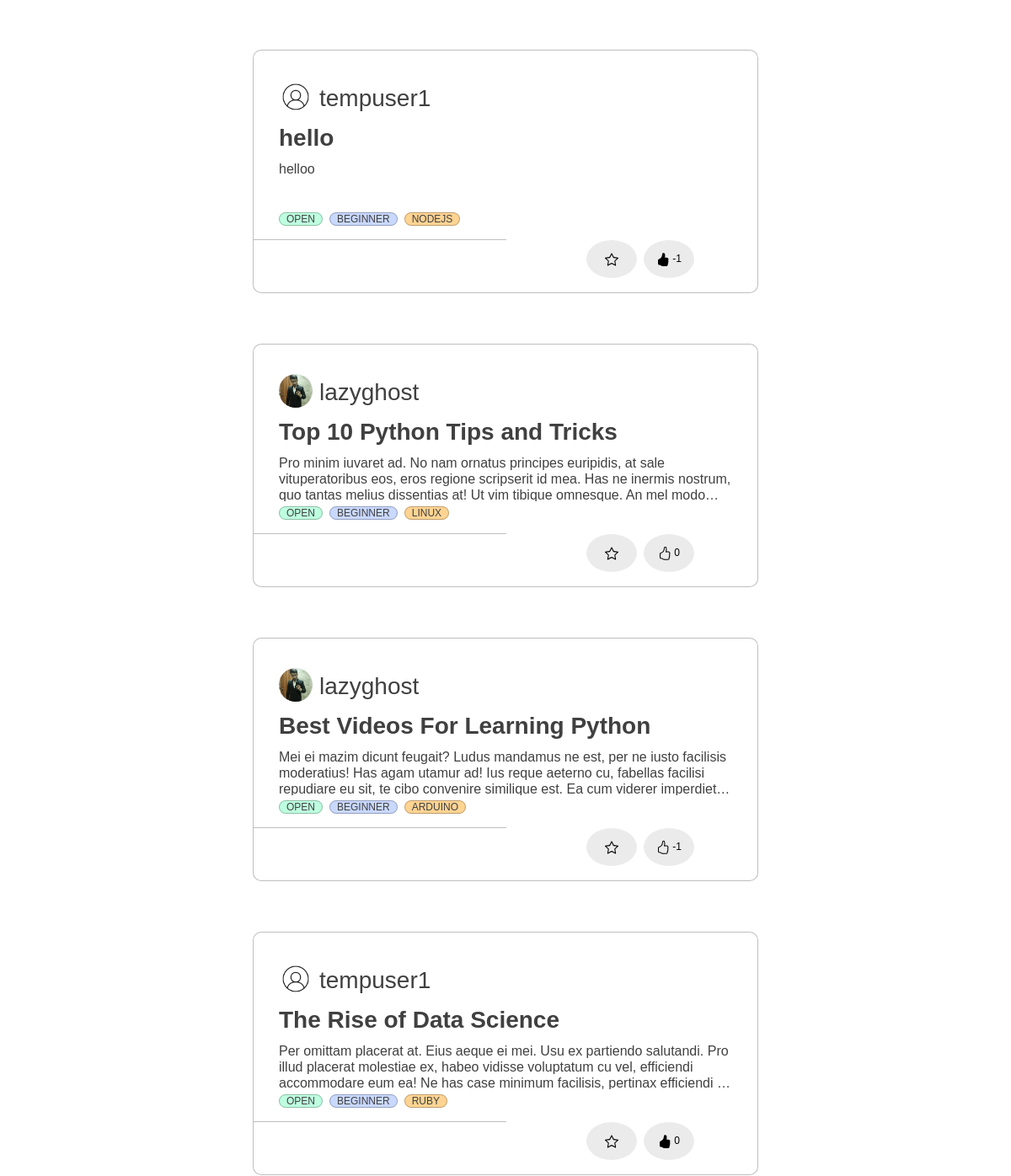
Page / (signed in, middle part) on the earlier database version.
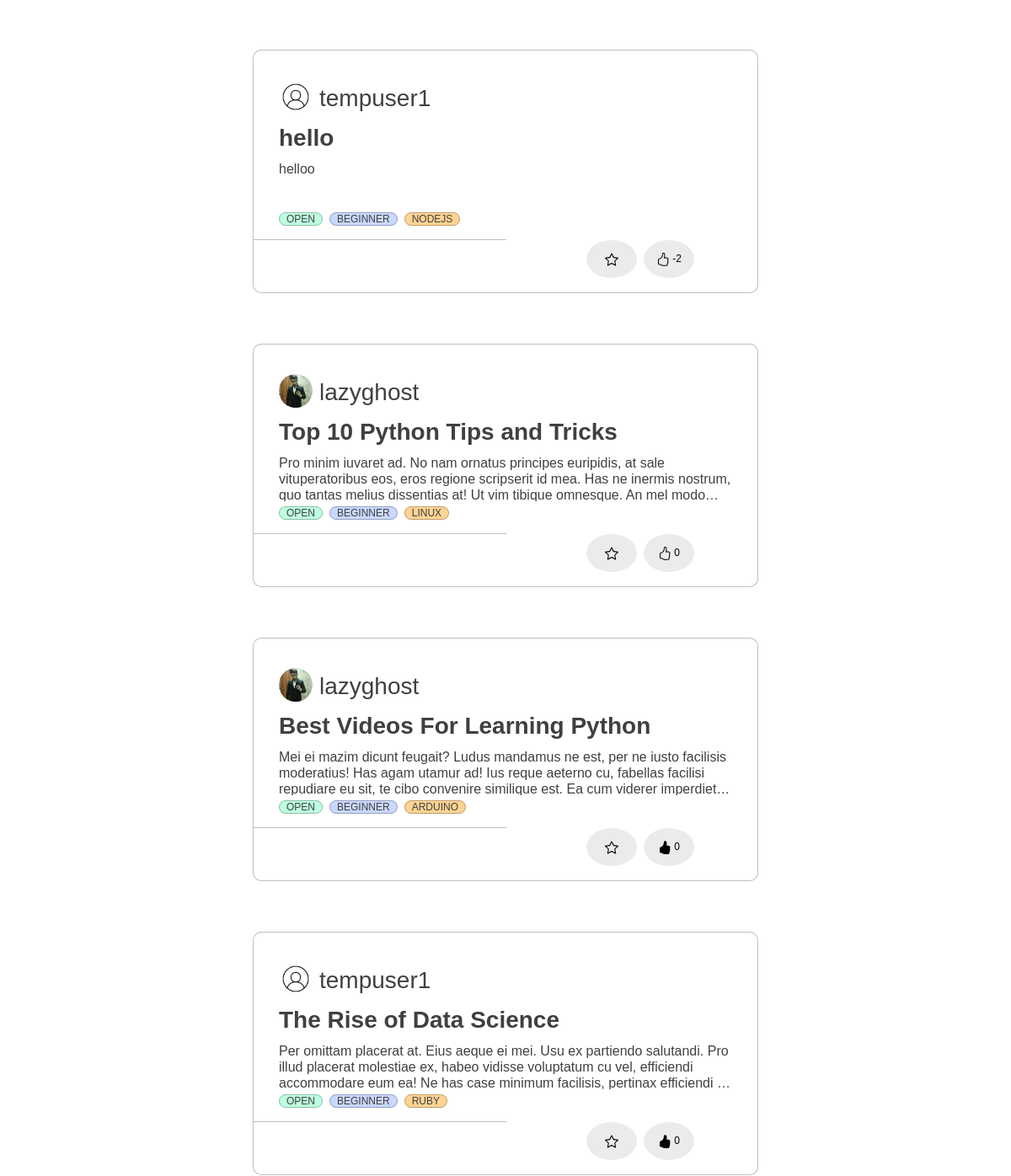
Same page on the later database version.
### home/models.py (models this page shows, shortened)
class Project(models.Model):
    Title = models.CharField(max_length=30)
    Description = models.TextField()
    FloatedBy = models.ForeignKey(User, on_delete=models.CASCADE,related_name="FloatedBy")
    Mentors = models.ManyToManyField(User,related_name='Mentors')
    Status = models.CharField(max_length=10, choices=STATUS_CHOICES, default='Open')
    OpenedFor = models.CharField(max_length=300)
    Difficulty = models.CharField(max_length=15, choices=DIFFICULTY_CHOICES, default='Beginner')
    PreRequisite = models.TextField()
    Tags = models.ManyToManyField(Tag, related_name='Tags')
    Duration = models.CharField(max_length=30)
    DatePosted = models.DateTimeField(default = timezone.now)
    SelectionCriteria = models.TextField()
    MailNotification = models.CharField(max_length=5, choices=NOTIFICATION_CHOICES,default='On')
    ApplyRequest = models.ManyToManyField(User, related_name='ApplyRequest', blank = True)
    AlreadyApplied = models.ManyToManyField(User, related_name='AlreadyApplied', blank = True)
    Likes = models.IntegerField(default=0)

class Tag(models.Model):
    Title = models.CharField(max_length=20)
    def __str__(self):
        return f"{self.Title}"

### users/models.py (models this page shows, shortened)
class Profile(models.Model):
    user = models.OneToOneField(User, on_delete=models.CASCADE)
    image = models.ImageField(default = 'default.jpg', upload_to='profile_pics', blank=True)
    rollno = models.CharField(max_length=10)
    year = models.CharField(max_length=30, choices = YEAR_CHOICES)
    branch = models.CharField(max_length=30, choices = BRANCH_CHOICES)
    techskills = models.TextField()
    starred_projects = models.ManyToManyField(Project, related_name='starred_projects', blank = True)
    liked_projects = models.ManyToManyField(Project, related_name='liked_projects', blank = True)
    cv = models.FileField(blank = True, upload_to='resumes')

### home/views.py (the view)
# urls.py: path('',views.main, name = 'home'),
@login_required
def main(request):
    all_projects = Project.objects.all().order_by('-DatePosted')
    projects = get_filtered_projects(request, all_projects)
    if request.method == "POST" and request.POST['search']!="":
        projects = get_searched_projects(request)
    projects = get_paginated_projects(request, projects)
    projects_id = get_projects_id(request)
    common_tags = get_most_common_tags(5)
    context = {
        'title': 'Home',
        'users':User.objects.all(),
        'tags': Tag.objects.all(),
        'users_html':serialize("json", User.objects.all()),
        'tags_html':serialize("json", Tag.objects.all()),
        'projects': projects,
        'projects_id': projects_id,
        'notifications': Notification.objects.filter(user = request.user).order_by('-time'),
        'common_tags':common_tags
    }
    return render(request, 'home/main.html', context)

### functions.py (called while the page is built)
def get_filtered_projects(request, all_projects):
    myFilter = ProjectFilter(request.GET,queryset=all_projects)
    filtered_projects= myFilter.qs
    return filtered_projects

def get_most_common_tags(size):
    projects = Project.objects.all()
    tags = []
    for project in projects:
        project_tags = project.Tags.all()
        for project_tag in project_tags:
            tags.append(project_tag)
    return [x for x in Counter(tags)][:size]

def get_paginated_projects(request, projects):
    page = request.GET.get('page', 1)
    paginator = Paginator(projects, 6)
    try:
        paginated_projects = paginator.page(page)
    except PageNotAnInteger:
        paginated_projects = paginator.page(1)
    except EmptyPage:
        paginated_projects = paginator.page(paginator.num_pages)
    return paginated_projects

### home/templates/home/main.html (shortened to what this page needs)
{% extends 'home/base.html' %}
{% load static %}
{% load crispy_forms_tags %}
{% block customStylesheets %}
<link rel="stylesheet" type="text/css" href="{% static 'home/main.css' %}">
{% endblock customStylesheets %}
{% block content %}
{% block mainContentBlock %}
<div class="project_cards">
    <br>
    {% block filterBlock %}
        <br>
    {% endblock filterBlock %}
    {% block allProjectsBlock %}
    <div class="justify-content-center" style="display: flex; flex-wrap: wrap;" id="all-projects">
        {% for project in projects %}
            <div id="projectNumber{{ project.id }}">
                <div class = "blog-container" style="flex: 1 0 45%; margin: 30px; width: 600px; height: 289px; max-width: 600px;">
                    <div class="blog-header" style="display: flex; flex-wrap: wrap;">
                        <div class="blog-author--no-cover" style="background:url('{{project.FloatedBy.profile.image.url}}');background-size: cover; border-radius: 50%; display: inline-block;height: 40px;margin-right: 0.5rem;background-position: center;top: 8px;width: 40px; top: 27px; left: 28px; margin-top: 5px; ">
                        </div>
                        <span style="flex: 1 0 45%; ">
                            <h3 style="margin-top: 10px; color:#858796;"><a href="{% url 'profile' project.FloatedBy.id %}">{{project.FloatedBy}}</a></h3>
                        </span>
                    </div>
                    <div class="blog-body">
                        <div class="blog-title demo-a">
                            <h1><a href="/project/?project_id={{project.id}}">{{ project.Title }}</a></h1>
                        </div>
                        <div class="blog-summary demo-2">
                            <p>{{project.Description}}</p>
                        </div>
                        <div class="blog-tags">
                            <ul>
                                <li><a href="/?Status={{project.Status}}">{{project.Status}}</a></li>
                                <li><a href="/?Difficulty={{project.Difficulty}}">{{project.Difficulty}}</a></li>
                                {% for tag in project.Tags.all %}
                                    {% if forloop.counter <= 4 %}
                                        <li>
                                            <a href="/?Tags={{tag.id}}">{{ tag }}</a>
                                        </li>
                                    {% endif %}
                                {% endfor %}
                            </ul>
                        </div>
                    </div>
                    <hr style="width: 300px; border-top: 1px solid rgba(0, 0, 0, 0.25); margin-left: 0px; margin-bottom: 0px;">
                    <div class="blog-footer">
                        <ul>
                            <li>
                                {% if project.id not in projects_id.4 %}
                                    <button class="btn btn-primary btn-user btn-block task" style="margin-left: 430px; width: 60px;" task = "Star" project_id={{project.id}} page_number={{projects.number}}>
                                    </button>
                                {% endif %}
                            </li>
                            <li>
                                {% if project.id not in projects_id.1 %}
                                    <button class="btn btn-primary btn-user btn-block task" style="margin-right: 75px; width: 60px;" task = "Like" project_id={{project.id}} page_number={{projects.number}}>
                                    {{project.Likes}}
                                    </button>
                                {% else %}
                                    <button class="btn btn-primary btn-user btn-block task" style="margin-right: 75px; width: 60px;" task = "Unlike" project_id={{project.id}} page_number={{projects.number}}>
                                    {{project.Likes}}
                                    </button>
                                {% endif %}
                            </li>
                        </ul>
                    </div>
                </div>
            </div>
        {% endfor %}
    </div>
    {% endblock allProjectsBlock %}
    {% endblock mainContentBlock %}
    {% endblock content %}

### home/templates/home/base.html (shortened to what this page needs)
{% load static %}
<!DOCTYPE html>
<html lang="en">
    <head>
        {% block stylesheets %}
        <link rel="stylesheet" type="text/css" href="{% static 'home/style.css' %}">
        <link rel="stylesheet" type="text/css" href="{% static 'home/cards.css' %}">
        {% endblock stylesheets %}
        {% block customStylesheets %}{% endblock customStylesheets %}
        {% block ajaxBlock %}
        <link href="https://cdnjs.cloudflare.com/ajax/libs/select2/4.0.3/css/select2.min.css" rel="stylesheet" />
        {% endblock ajaxBlock %}
        <link rel="stylesheet" href="https://pro.fontawesome.com/releases/v5.10.0/css/all.css" />
    </head>
    {% block mainBlock %}
    <body id="page-top">
        <div id="wrapper">
            <div id="content-wrapper" class="d-flex flex-column">
                <div id="content" style="background: white;">
                    <div class="container-fluid">
                        {% block content %}{% endblock content %}
                    </div>
                </div>
            </div>
        </div>
    </body>
    {% endblock mainBlock %}
</html>

### home/static/home/cards.css (style rules this page uses)
.blog-container { background: #fff; border: 1px solid rgba(0, 0, 0, 0.25); box-sizing: border-box; border-radius: 10px; font-family: 'Public Sans', sans-serif; font-style: normal; font-weight: 500; font-size: 20px; line-height: 23px; color: #404040; font-weight: 100; margin: 48px auto; width: 20rem; padding-top: 15px; }
@media screen and (min-width: 480px) { .blog-container { width: 28rem; } }
@media screen and (min-width: 767px) { .blog-container { width: 40rem; } }
@media screen and (min-width: 959px) { .blog-container { width: 50rem; } }
.blog-container a { color: #404040; text-decoration: none; transition: 0.25s ease; width: 429px; height: 33px; left: 31px; top: 77px; }
.blog-author, .blog-author--no-cover { margin: 0 auto; padding-top: 0.125rem; width: 80%; }
.blog-body { margin-left: 30px; margin-top: 5px; width: 90%; margin-right: 20px; height: 133px; }
.blog-header { margin-left: 30px; margin-top: 15px; width: 80%; height: 40px; }
.blog-title h1 a { font-family: 'Public Sans', sans-serif; font-style: normal; font-weight: bold; font-size: 28px; line-height: 33px; color: #404040; }
.blog-summary p { font-family: 'Public Sans', sans-serif; font-style: normal; font-weight: 300; font-size: 16px; line-height: 19px; color: #404040; }
.blog-tags ul { display: flex; flex-direction: row; flex-wrap: wrap; list-style: none; padding-left: 0; }
.blog-tags li:nth-child(1) a { background: #BEFFE0; }
.blog-tags li:nth-child(2) a { background: #C9D8FF; }
.blog-tags li:nth-child(3) a { background: #FFD493; }
.blog-tags li+li { margin-left: 0.5rem; }
.blog-tags a { border: 1px solid rgba(0, 0, 0, 0.25); box-sizing: border-box; height: 35px; top: 224px; border-radius: 15px; padding: 0 0.5rem; text-align: center; text-transform: uppercase; white-space: nowrap; width: 82px; font-family: 'Public Sans', sans-serif; font-style: normal; font-weight: 300; font-size: 12px; line-height: 14px; }
.blog-footer ul { list-style: none; display: flex; flex: row wrap; justify-content: flex-end; padding-left: 0; }
.blog-footer li:first-child { margin-right: auto; }
.blog-footer li+li { margin-left: 0.5rem; }
.blog-footer li { color: #999999; font-size: 0.75rem; height: 40px; letter-spacing: 1px; line-height: 1.5rem; text-align: center; text-transform: uppercase; position: relative; white-space: nowrap; }
.demo-2 { display: -webkit-box; overflow: hidden; -webkit-line-clamp: 3; -webkit-box-orient: vertical; height: 55px; }
.demo-a { display: -webkit-box; overflow: hidden; -webkit-line-clamp: 1; -webkit-box-orient: vertical; }

Differences in the rows shown:
changed Project "hello": Likes "-1" → "-2"
changed Project "Best Videos For Learning Python": Likes "-1" → "0"
